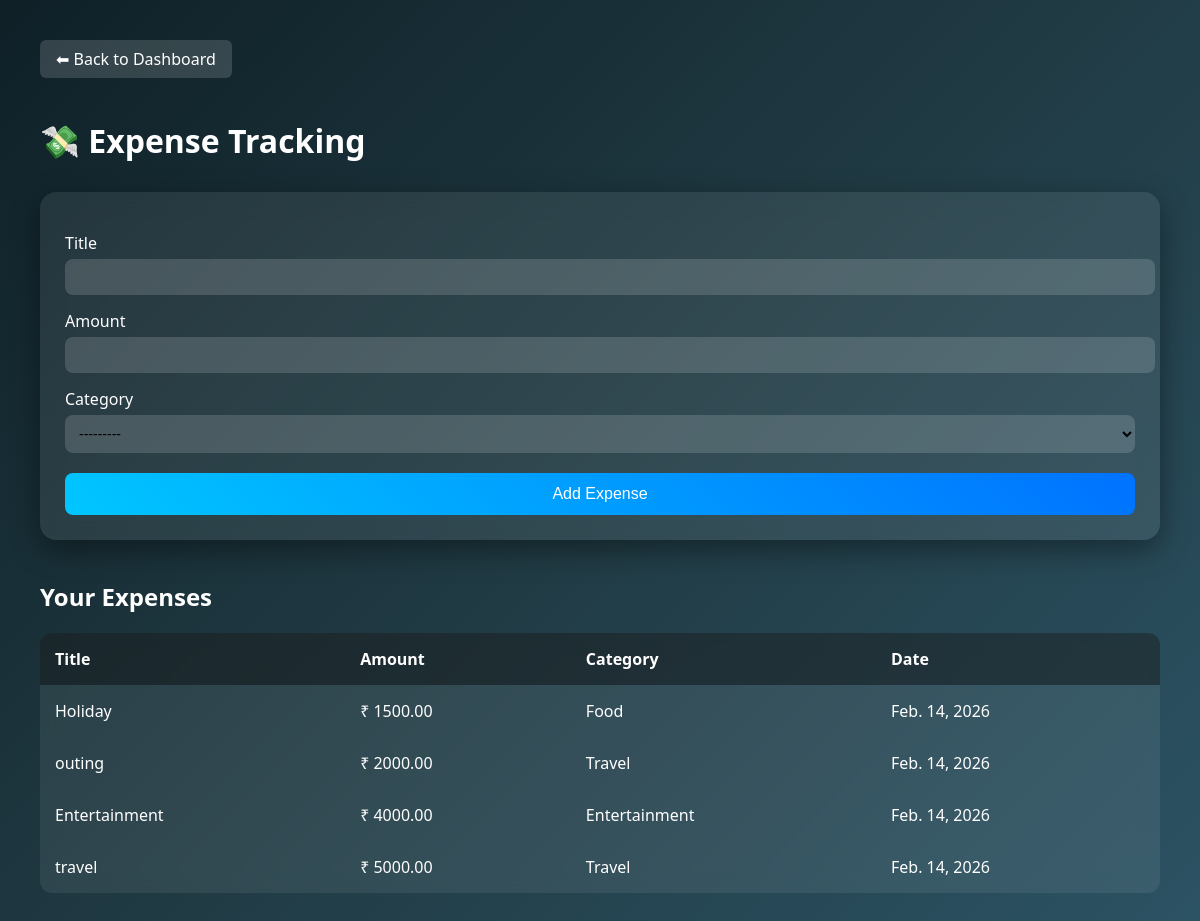
Page /expense/ (signed in) on the committed database.
### core/models.py (models this page shows, shortened)
class Expense(models.Model):
    CATEGORY_CHOICES = [
        ('Food', 'Food'),
        ('Travel', 'Travel'),
        ('Shopping', 'Shopping'),
        ('Bills', 'Bills'),
        ('Entertainment', 'Entertainment'),
        ('Health', 'Health'),
        ('Education', 'Education'),
        ('Other', 'Other'),
    ]
    user = models.ForeignKey(User, on_delete=models.CASCADE, related_name="expenses")
    title = models.CharField(max_length=100)
    amount = models.DecimalField(max_digits=10, decimal_places=2)
    category = models.CharField(max_length=20, choices=CATEGORY_CHOICES)
    date = models.DateField(default=timezone.now)
    class Meta:
        ordering = ['-date']

### core/views.py (the view)
# urls.py: path('expense/', views.expense_tracking, name='expense'),
@login_required(login_url='login')
def expense_tracking(request):
    expenses = Expense.objects.filter(
        user=request.user
    ).order_by('-date')
    if request.method == "POST":
        form = ExpenseForm(request.POST)
        if form.is_valid():
            expense = form.save(commit=False)
            expense.user = request.user
            expense.save()
            return redirect('expense')
    else:
        form = ExpenseForm()
    return render(request, 'expense.html', {
        'form': form,
        'expenses': expenses
    })

### core/forms.py
class ExpenseForm(forms.ModelForm):
    class Meta:
        model = Expense
        fields = ['title', 'amount', 'category']

### templates/expense.html (shortened to what this page needs)
{% load static %}
<!DOCTYPE html>
<html lang="en">
<head>
</head>
<body>
<div class="container">
    <a href="{% url 'dashboard' %}" class="back-btn">⬅ Back to Dashboard</a>
    <h1>💸 Expense Tracking</h1>
    <div class="card">
        <form method="POST">
            <label>Title</label>
            {{ form.title }}
            <label>Amount</label>
            {{ form.amount }}
            <label>Category</label>
            {{ form.category }}
            <button type="submit" class="btn">Add Expense</button>
        </form>
    </div>
    <h2>Your Expenses</h2>
    <table>
        <tr>
            <th>Title</th>
            <th>Amount</th>
            <th>Category</th>
            <th>Date</th>
        </tr>
        {% for expense in expenses %}
        <tr>
            <td>{{ expense.title }}</td>
            <td>₹ {{ expense.amount }}</td>
            <td>{{ expense.category }}</td>
            <td>{{ expense.date }}</td>
        </tr>
        {% empty %}
        <tr>
            <td colspan="4">No expenses added yet.</td>
        </tr>
        {% endfor %}
    </table>
</div>
</body>
</html>

### templates/expense.html (style rules this page uses)
body { margin:0; font-family: 'Segoe UI', sans-serif; background: linear-gradient(135deg,#0f2027,#203a43,#2c5364); color:#fff; }
.container { padding:40px; animation: fadeIn 0.6s ease-in-out; }
h1 { font-size:32px; margin-bottom:30px; font-weight:600; }
.card { background: rgba(255,255,255,0.08); backdrop-filter: blur(12px); padding:25px; border-radius:16px; box-shadow:0 10px 30px rgba(0,0,0,0.4); margin-bottom:40px; transition:0.3s; }
label { display:block; margin-top:15px; margin-bottom:5px; font-weight:500; }
input, select { width:100%; padding:10px; border:none; border-radius:8px; outline:none; font-size:14px; background: rgba(255,255,255,0.15); color:#010101; transition:0.3s; }
.btn { margin-top:20px; padding:12px; width:100%; border:none; border-radius:8px; background: linear-gradient(45deg,#00c6ff,#0072ff); color:rgb(255, 255, 255); font-size:16px; cursor:pointer; transition:0.3s; }
table { width:100%; border-collapse: collapse; margin-top:20px; overflow:hidden; border-radius:12px; background: rgba(255,255,255,0.08); backdrop-filter: blur(10px); }
th, td { padding:15px; text-align:left; }
th { background: rgba(0,0,0,0.4); font-weight:600; }
tr { transition:0.3s; }
.back-btn { display:inline-block; margin-bottom:20px; padding:8px 16px; background: rgba(255,255,255,0.15); border-radius:6px; text-decoration:none; color:#fff; transition:0.3s; }

### rows in the picture
Expense: title "Holiday", amount "1500.00", category "Food", date "Feb. 14, 2026"
Expense: title "outing", amount "2000.00", category "Travel", date "Feb. 14, 2026"
Expense: title "Entertainment", amount "4000.00", category "Entertainment", date "Feb. 14, 2026"
Expense: title "travel", amount "5000.00", category "Travel", date "Feb. 14, 2026"
